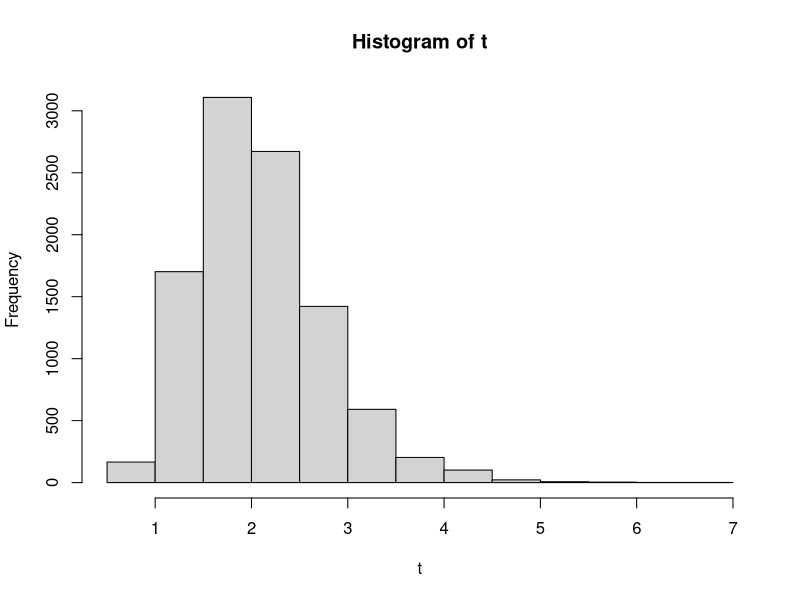

This chart was generated by the following R code: (Note: a time limit stopped this script after it produced the figure.)
#####################################################################
# NAME:  Chris Bilder                                               #
# DATE:  2-25-06                                                    #
# UPDATE: 11-3-07                                                   #
# PURPOSE: Section 5.7 simulations                                  #
#                                                                   #
# NOTES:                                                            #
#####################################################################

#####################################################################
# Simulate the data and other settings

  theta<-100/50

  set.seed(8910)
  numb<-10000
  y1<-matrix(data = rgamma(n = 25*numb, shape = 0.7,  scale = 100/0.7), nrow = numb, ncol = 25)
  y2<-matrix(data = rgamma(n = 25*numb, shape = 1,  scale = 50), nrow = numb, ncol = 25)
  
  ybar1<-apply(X = y1, FUN = mean, MARGIN = 1)
  ybar2<-apply(X = y2, FUN = mean, MARGIN = 1)
  t<-ybar1/ybar2

  hist(t, xlab = "t")

  R<-999

###################################################################
# Range of error rates expected if method is working correctly

  alpha.all<-c(0.01, 0.025, 0.05, 0.10)
  lower<-round(alpha.all-qnorm(0.995)*sqrt(alpha.all*(1-alpha.all)/numb),4)
  upper<-round(alpha.all+qnorm(0.995)*sqrt(alpha.all*(1-alpha.all)/numb),4)
  data.frame(alpha.all, lower, upper)
  
  

###################################################################
# Normal approximation


  gammaLoglik <- function(par.gam, data, negative=TRUE){ 
    logkappa <- par.gam[1]
    logmu <- par.gam[2]
    lglk <- sum(dgamma(data, shape=exp(logkappa), scale=exp(logmu-logkappa), log=TRUE)) 
    if(negative) return(-lglk) else return(lglk) 
  } 
    
    
  #Function used when trying to find all of the mle values
  find.est<-function(data, maxiter = 10000) {
     kappa.mom<-mean(data)^2/var(data) 
     mu.mom<-mean(data)  
     par.gam<-c(kappa.mom, mu.mom) 
     save<-optim(par = log(par.gam), fn = gammaLoglik, data = data,
                 control=list(trace = 0, maxit = maxiter), method = "BFGS", hessian = FALSE)
 
     c(exp(save$par), save$convergence)
   }
   
  
   #Find the mle values for sample 1
   par.est1<-apply(X = y1, FUN = find.est, MARGIN = 1)
   par.est1[,1:5]  
   kappa1.hat<-par.est1[1,]           
   mu1.hat<-par.est1[2,] 
   sum(par.est1[3,])    #check for nonconvergence in iterative procedure

   #Find the mle values for sample 2
   par.est2<-apply(X = y2, FUN = find.est, MARGIN = 1)
   par.est2[,1:5]  
   kappa2.hat<-par.est2[1,]           
   mu2.hat<-par.est2[2,] 
   sum(par.est2[3,])    #check for nonconvergence in iterative procedure


   #C.I. - Compare to lower and upper limit 5% columns on p. 231 of BMA
   n.eq<-25 #equal sample sizes here
   v.asym<-mu1.hat^2/mu2.hat^2 * (1/kappa1.hat + 1/kappa2.hat)*1/n.eq
   lower.norm<-t - qnorm(1-0.05)*sqrt(v.asym)
   upper.norm<-t - qnorm(0.05)*sqrt(v.asym)
  
   #Miss lower
   miss.norm.lower<-lower.norm>theta
   mean(miss.norm.lower)
   #Miss upper
   miss.norm.upper<-upper.norm<theta
   mean(miss.norm.upper)
   #Length - use for Figure 5.7 later
   length.norm<-upper.norm-lower.norm
   mean(length.norm)

  
  
  #Just checking some calculations here:
  t[1]
  mu1.hat[1]
  mu2.hat[1]
  kappa1.hat[1]
  kappa2.hat[1]
  
  #95% C.I. for first simulated data set
  1.95997-1.96*108.4162/55.31646*sqrt(1/1.528326+1/1.207891)*sqrt(1/25)
  1.95997+1.96*108.4162/55.31646*sqrt(1/1.528326+1/1.207891)*sqrt(1/25)

  
###################################################################
# Basic boot.

  library(boot)

  calc.t<-function(data, i) {
    d<-data[i,]
    y.mean<-tapply(X = d$y, INDEX = d$pop, FUN = mean)
    t<-y.mean[1]/y.mean[2]
    t 
  }

  #FIRST, TRY FOR FIRST SIMULATED SET OF DATA SETS
  
  #Organize data
  set1<-rbind(data.frame(y = y1[1,], pop = 1), data.frame(y = y2[1,], pop = 2))
  head(set1)
  tail(set1)
  
  #Try it
  calc.t(data = set1, i = 1:nrow(set1))
 
  set.seed(1891)
  alpha<-0.05  
  boot.res<-boot(data = set1, statistic = calc.t, R = R, sim="ordinary", strata = set1$pop) 
  boot.ci(boot.out = boot.res, conf = 1-alpha, type = "basic")$basic[4:5]
  
 
  #NEXT, TRY FOR 1,000 SIMULATED DATA SETS (used only 1,000 because 10,000 would take 4.2 hours on my laptop)
  
  set.seed(1891)
  save.basic<-matrix(data = NA, nrow = 1000, ncol = 2)
  start.time<-proc.time()    #Find start time
  #Do for all simulated data sets - probably could reprogram it using apply() function
  for (i in 1:1000) { 
 
    set1<-rbind(data.frame(y = y1[i,], pop = 1), data.frame(y = y2[i,], pop = 2))
    boot.res<-boot(data = set1, statistic = calc.t, R = R, sim="ordinary", strata = set1$pop) 
    save.basic[i,]<-boot.ci(boot.out = boot.res, conf = 1-0.10, type = "basic")$basic[4:5]
  
  }

  #Find end time and total time elapsed
  end.time<-proc.time()
  save.time<-end.time-start.time
  cat("\n Number of minutes running:", save.time[3]/60, "\n \n")


  #Miss lower
  miss.basic.lower<-save.basic[,1]>theta
  mean(miss.basic.lower)
  #Miss upper
  miss.basic.upper<-save.basic[,2]<theta
  mean(miss.basic.upper)
  #Length - use for Figure 5.7 later
  length.basic<-save.basic[,2] - save.basic[,1]
  mean(length.basic)
  
  #Projected time for all 10,000 is 4.2 hours on old Acer Tablet PC
  #  Do 1,000 instead and get done in 0.42 hours - took 25.22333 minutes



######################################################################################
# Part of Figure 5.7

  ci.length<-rbind(data.frame(length = length.norm, name = "normal"),
                   data.frame(length = length.basic, name = "basic"))
  par(mfrow = c(1,2))
  boxplot(formula = length ~ name, data = ci.length, col = "lightblue", main = "Box plot",
          ylab = "length", xlab = "Method")
  
  #Type of syntax not same as boxplot()
  stripchart(ci.length$length ~ ci.length$name, method = "jitter", vertical = TRUE, pch = 1, main = "Dot plot",
             ylab = "length", xlab = "Method")  
  
  
   
   
   
#
